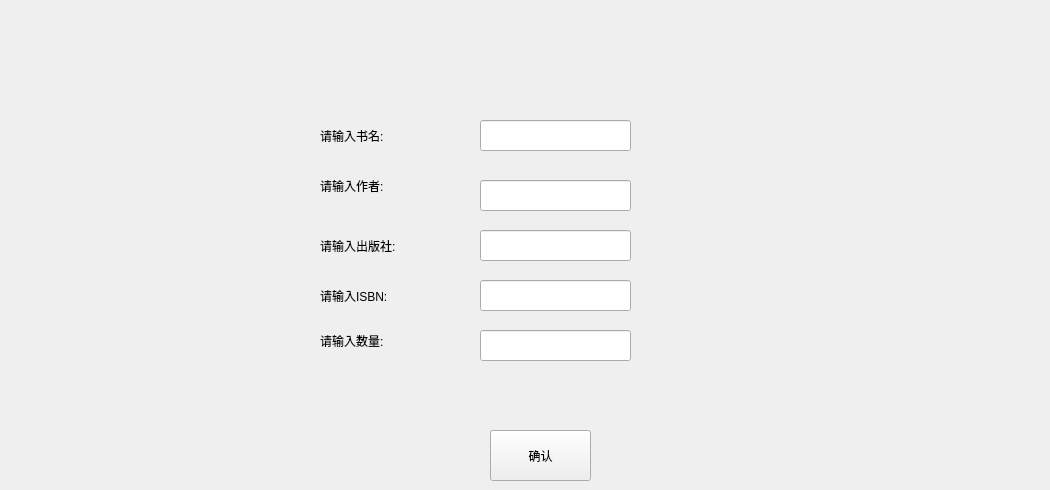
     <widget class="QWidget" name="addbookwindow">
      <widget class="QLabel" name="inputbookname">
       <property name="geometry">
        <rect>
         <x>320</x>
         <y>120</y>
         <width>161</width>
         <height>31</height>
        </rect>
       </property>
       <property name="styleSheet">
        <string notr="true">font: 9pt &quot;微软雅黑&quot;;</string>
       </property>
       <property name="text">
        <string>请输入书名:</string>
       </property>
      </widget>
      <widget class="QLabel" name="inputauthor">
       <property name="geometry">
        <rect>
         <x>320</x>
         <y>170</y>
         <width>141</width>
         <height>31</height>
        </rect>
       </property>
       <property name="styleSheet">
        <string notr="true">font: 9pt &quot;微软雅黑&quot;;</string>
       </property>
       <property name="text">
        <string>请输入作者:</string>
       </property>
      </widget>
      <widget class="QLabel" name="inputpublisher">
       <property name="geometry">
        <rect>
         <x>320</x>
         <y>230</y>
         <width>121</width>
         <height>31</height>
        </rect>
       </property>
       <property name="styleSheet">
        <string notr="true">font: 9pt &quot;微软雅黑&quot;;</string>
       </property>
       <property name="text">
        <string>请输入出版社:</string>
       </property>
      </widget>
      <widget class="QLabel" name="inputisbn">
       <property name="geometry">
        <rect>
         <x>320</x>
         <y>280</y>
         <width>121</width>
         <height>31</height>
        </rect>
       </property>
       <property name="styleSheet">
        <string notr="true">font: 9pt &quot;微软雅黑&quot;;</string>
       </property>
       <property name="text">
        <string>请输入ISBN:</string>
       </property>
      </widget>
      <widget class="QLabel" name="inputstorage">
       <property name="geometry">
        <rect>
         <x>320</x>
         <y>330</y>
         <width>141</width>
         <height>21</height>
        </rect>
       </property>
       <property name="styleSheet">
        <string notr="true">font: 9pt &quot;微软雅黑&quot;;</string>
       </property>
       <property name="text">
        <string>请输入数量:</string>
       </property>
      </widget>
      <widget class="QLineEdit" name="inputbookname1">
       <property name="geometry">
        <rect>
         <x>480</x>
         <y>120</y>
         <width>151</width>
         <height>31</height>
        </rect>
       </property>
       <property name="styleSheet">
        <string notr="true">font: 9pt &quot;微软雅黑&quot;;</string>
       </property>
      </widget>
      <widget class="QLineEdit" name="inputauthor1">
       <property name="geometry">
        <rect>
         <x>480</x>
         <y>180</y>
         <width>151</width>
         <height>31</height>
        </rect>
       </property>
       <property name="styleSheet">
        <string notr="true">font: 9pt &quot;微软雅黑&quot;;</string>
       </property>
      </widget>
      <widget class="QLineEdit" name="inputpublisher1">
       <property name="geometry">
        <rect>
         <x>480</x>
         <y>230</y>
         <width>151</width>
         <height>31</height>
        </rect>
       </property>
       <property name="styleSheet">
        <string notr="true">font: 9pt &quot;微软雅黑&quot;;</string>
       </property>
      </widget>
      <widget class="QLineEdit" name="inputisbn1">
       <property name="geometry">
        <rect>
         <x>480</x>
         <y>280</y>
         <width>151</width>
         <height>31</height>
        </rect>
       </property>
       <property name="styleSheet">
        <string notr="true">font: 9pt &quot;微软雅黑&quot;;</string>
       </property>
      </widget>
      <widget class="QLineEdit" name="inputstorage1">
       <property name="geometry">
        <rect>
         <x>480</x>
         <y>330</y>
         <width>151</width>
         <height>31</height>
        </rect>
       </property>
       <property name="styleSheet">
        <string notr="true">font: 9pt &quot;微软雅黑&quot;;</string>
       </property>
      </widget>
      <widget class="QPushButton" name="addbookokBtn">
       <property name="geometry">
        <rect>
         <x>490</x>
         <y>430</y>
         <width>101</width>
         <height>51</height>
        </rect>
       </property>
       <property name="styleSheet">
        <string notr="true">font: 9pt &quot;微软雅黑&quot;;</string>
       </property>
       <property name="text">
        <string>确认</string>
       </property>
      </widget>
      <widget class="QLabel" name="inputbookname1warning">
       <property name="geometry">
        <rect>
         <x>640</x>
         <y>130</y>
         <width>391</width>
         <height>16</height>
        </rect>
       </property>
       <property name="text">
        <string/>
       </property>
      </widget>
      <widget class="QLabel" name="inputauthor1warning">
       <property name="geometry">
        <rect>
         <x>640</x>
         <y>190</y>
         <width>391</width>
         <height>16</height>
        </rect>
       </property>
       <property name="text">
        <string/>
       </property>
      </widget>
      <widget class="QLabel" name="inputpublisher1warning">
       <property name="geometry">
        <rect>
         <x>640</x>
         <y>240</y>
         <width>391</width>
         <height>16</height>
        </rect>
       </property>
       <property name="text">
        <string/>
       </property>
      </widget>
      <widget class="QLabel" name="inputisbn1warning">
       <property name="geometry">
        <rect>
         <x>640</x>
         <y>290</y>
         <width>391</width>
         <height>16</height>
        </rect>
       </property>
       <property name="text">
        <string/>
       </property>
      </widget>
      <widget class="QLabel" name="inputstorage1warning">
       <property name="geometry">
        <rect>
         <x>640</x>
         <y>340</y>
         <width>401</width>
         <height>16</height>
        </rect>
       </property>
       <property name="text">
        <string/>
       </property>
      </widget>
     </widget>
